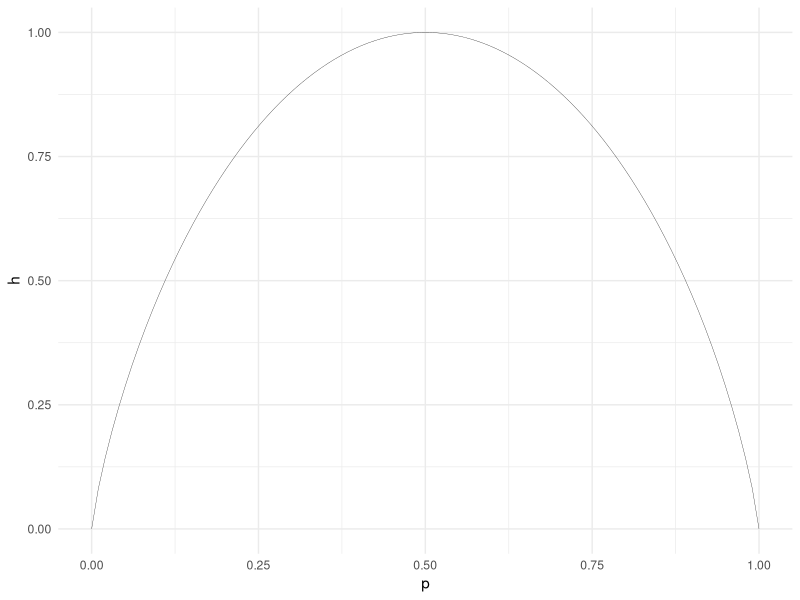

This chart was generated by the following R code:
## ---- chunk 1
#| fig-width: 4.5
#| fig-height: 4.5
#| fig-align: center
#| echo: true

library(purrr)
library(dplyr)
library(ggplot2)

H <- function(p) {
# p is a PMF expressed as a row vector
# compute H(x) = sum(p(x) * log2(1 / p(x)))
  N <- length(p)
  H <- numeric(N)
  for (n in 1:N) {
    if (p[n] == 0) {
      H[n] <- 0
    } else {
      H[n] <- -p[n] * log2(p[n]) 
    }
  }
  return(sum(H))
}
p <- seq(0, 1, len = 100)
p <- data.frame(p = p, q = 1 - p)
p <- p |>
  rowwise() |>
  mutate(h = H(c_across(everything()))) |>
  ungroup()

ggplot(aes(x = p, y = h), data = p) +
  geom_line(linewidth = 0.1) + theme_minimal()
## ---- chunk 2
set.seed(123)
mu <- 5
sigma <- 1
y <- rnorm(5, mean = mu, sd = sigma)
print(round(y, 2))
